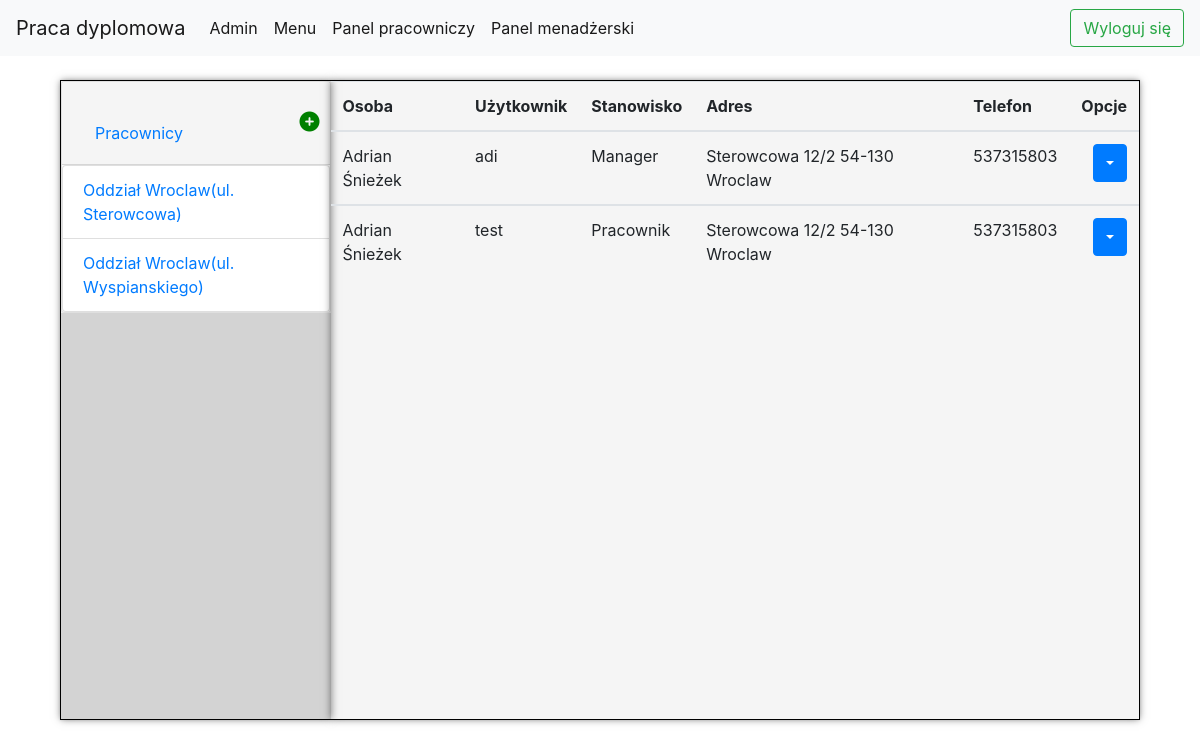
/manage_employees/restaurant/1/ (signed in), run on an earlier commit of the app's database.
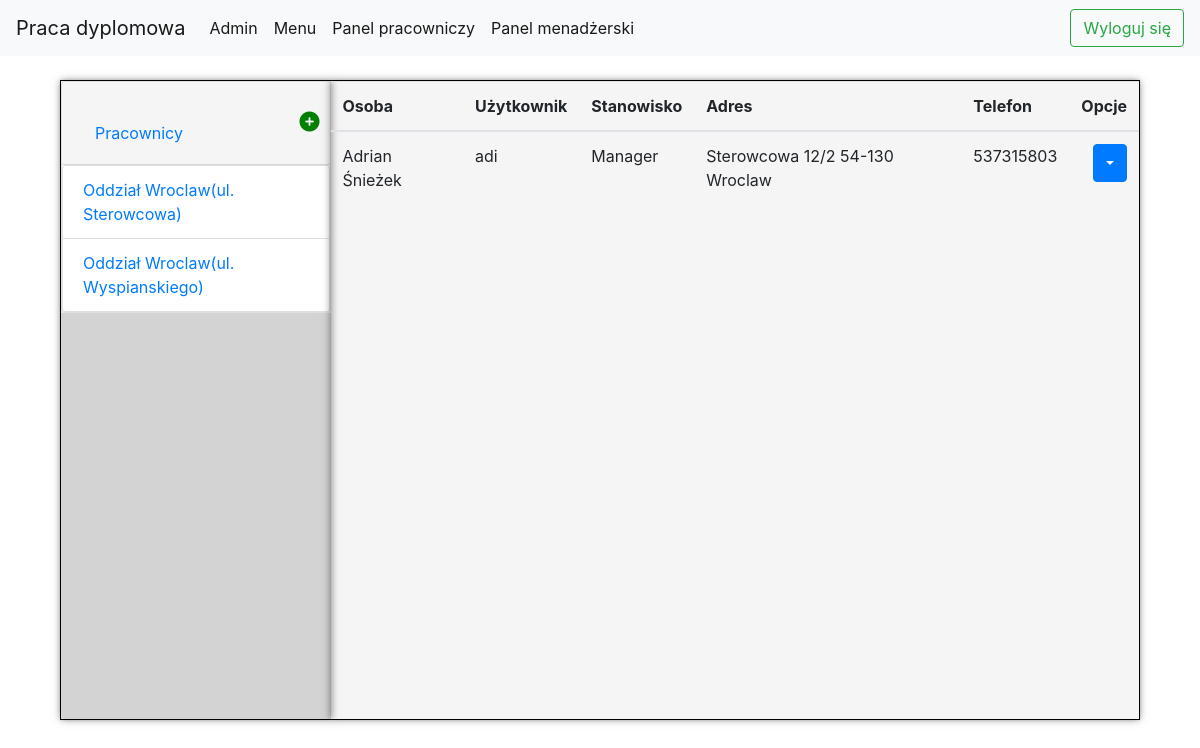
And on a later commit of the database.
### restaurantApp/models.py (models this page shows, shortened)
class Restaurant(models.Model):
    address = models.OneToOneField(Address, on_delete=models.CASCADE)
    def __str__(self):
        return f"Oddział {self.address.city}(ul. {self.address.street_name})"

class Address(models.Model):
    street_name = models.CharField(max_length=100)
    street_number = models.IntegerField()
    house_number = models.IntegerField(null=True, blank=True)
    city = models.CharField(max_length=100)
    zip_code = models.CharField(max_length=10)
    def __str__(self):
        if self.house_number:
            return f"{self.street_name} {self.street_number}/{self.house_number} {self.zip_code} {self.city}"
        else:
            return f"{self.street_name} {self.street_number} {self.zip_code} {self.city}"

class Employee(models.Model):
    person = models.ForeignKey(Person, on_delete=models.CASCADE)
    user = models.OneToOneField(User, on_delete=models.CASCADE, default=None, null=True, blank=True)
    restaurant = models.ForeignKey(Restaurant, on_delete=models.CASCADE, null=True, blank=True)
    POSITIONS = (
        ('M', 'Manager'),
        ('W', 'Pracownik')
    )
    position = models.CharField(max_length=1, choices=POSITIONS)

class Person(models.Model):
    first_name = models.CharField(max_length=100)
    last_name = models.CharField(max_length=100)
    phone_regex = RegexValidator(regex=r'^\+?1?\d{9,15}$',
                                 message="Numer telefonu powinien zawierać się w formacie +48999999999")
    phone_number = models.CharField(validators=[phone_regex], max_length=17, blank=True)
    address = models.ForeignKey(Address, on_delete=models.CASCADE)
    def __str__(self):
        return f"{self.first_name} {self.last_name}"

### restaurantApp/views.py (the view)
    def _wrapped_view_func(request, *args, **kwargs):
        if request.user.employee.position != "M":
            return HttpResponse('Nie posiadasz uprawnień')
        else:
            return view_func(request, *args, **kwargs)

### restaurantApp/views.py (called while the page is built)
def manager_required(view_func):
    def _wrapped_view_func(request, *args, **kwargs):
        if request.user.employee.position != "M":
            return HttpResponse('Nie posiadasz uprawnień')
        else:
            return view_func(request, *args, **kwargs)
    return _wrapped_view_func

@login_required
@manager_required
def manage_employees(request, id=-1):
    restaurants = Restaurant.objects.all()
    if id != 0:
        restaurant = Restaurant.objects.get(id=id)
        emplyees = Employee.objects.filter(restaurant=restaurant)
        return render(request, "restaurantApp/manage_employees.html",
                      {"restaurants": restaurants, "emplyees": emplyees})
    return render(request, "restaurantApp/manage_employees.html", {"restaurants": restaurants})

### templates/restaurantApp/manage_employees.html (shortened to what this page needs)
<!DOCTYPE html>
{% extends "restaurantApp/manage_template.html" %}
{% load static %}
{% block css_block %}
    <link rel="stylesheet" href="{% static 'css/products_group.css' %}">
    <link rel="stylesheet" type="text/css" href="{% static 'css/control_panel.css' %}">
    <link rel="stylesheet" href="{% static 'css/accordion.css' %}">
{% endblock %}
{% block accordion_div_block %}
    <div id="accordion">
        <div class="card">
            <div class="card-header" id="headingOne">
                <h5 class="mb-0">
                    <button class="btn btn-link" data-toggle="collapse" data-target="#collapseOne"
                            aria-expanded="true" aria-controls="collapseOne">
                        Pracownicy
                    </button>
                    <a href="{% url "restaurantApp:create_user" %}"><i
                            class="addSign fas fa-plus-circle"></i></a>
                </h5>
            </div>
            <div id="collapseOne" class="collapse show" aria-labelledby="headingOne" data-parent="#accordion">
                <div class="card-body">
                    <ul class="list-group">
                        {% for restuarant in restaurants %}
                            <li class="list-group-item">
                                <a href="{% url "restaurantApp:manage_employees" restuarant.id %}">{{ restuarant }}</a>
                            </li>
                        {% endfor %}
                    </ul>
                </div>
            </div>
        </div>
    </div>
{% endblock %}
{% block view_div_block %}
    <table class="table">
        <thead>
        <tr>
            <th scope="col">Osoba</th>
            <th scope="col">Użytkownik</th>
            <th scope="col">Stanowisko</th>
            <th scope="col">Adres</th>
            <th scope="col">Telefon</th>
            <th class="right-align" scope="col">Opcje</th>
        </tr>
        </thead>
        <tbody>
        {% for employee in emplyees %}
            <tr>
                <td>{{ employee.person }}</td>
                <td>{{ employee.user }}</td>
                {% if employee.position == "W" %}
                    <td>Pracownik</td>
                {% elif employee.position == "M" %}
                    <td>Manager</td>
                {% else %}
                    <td>TODO</td>
                {% endif %}
                <td>{{ employee.person.address }}</td>
                <td>{{ employee.person.phone_number }}</td>
                <td class="right-align">
                    <div class="btn-group">
                        <button type="button" class="btn btn-primary dropdown-toggle" data-toggle="dropdown"
                                aria-haspopup="true" aria-expanded="false"></button>
                    </div>
                </td>
            </tr>
            </tbody>
        {% endfor %}
    </table>
{% endblock %}

What changed in the data, as far as the page shows it:
removed Employee: person "Adrian Śnieżek", user "test", position "Pracownik", person.address "Sterowcowa 12/2 54-130 Wroclaw", person.phone_number "537315803"
